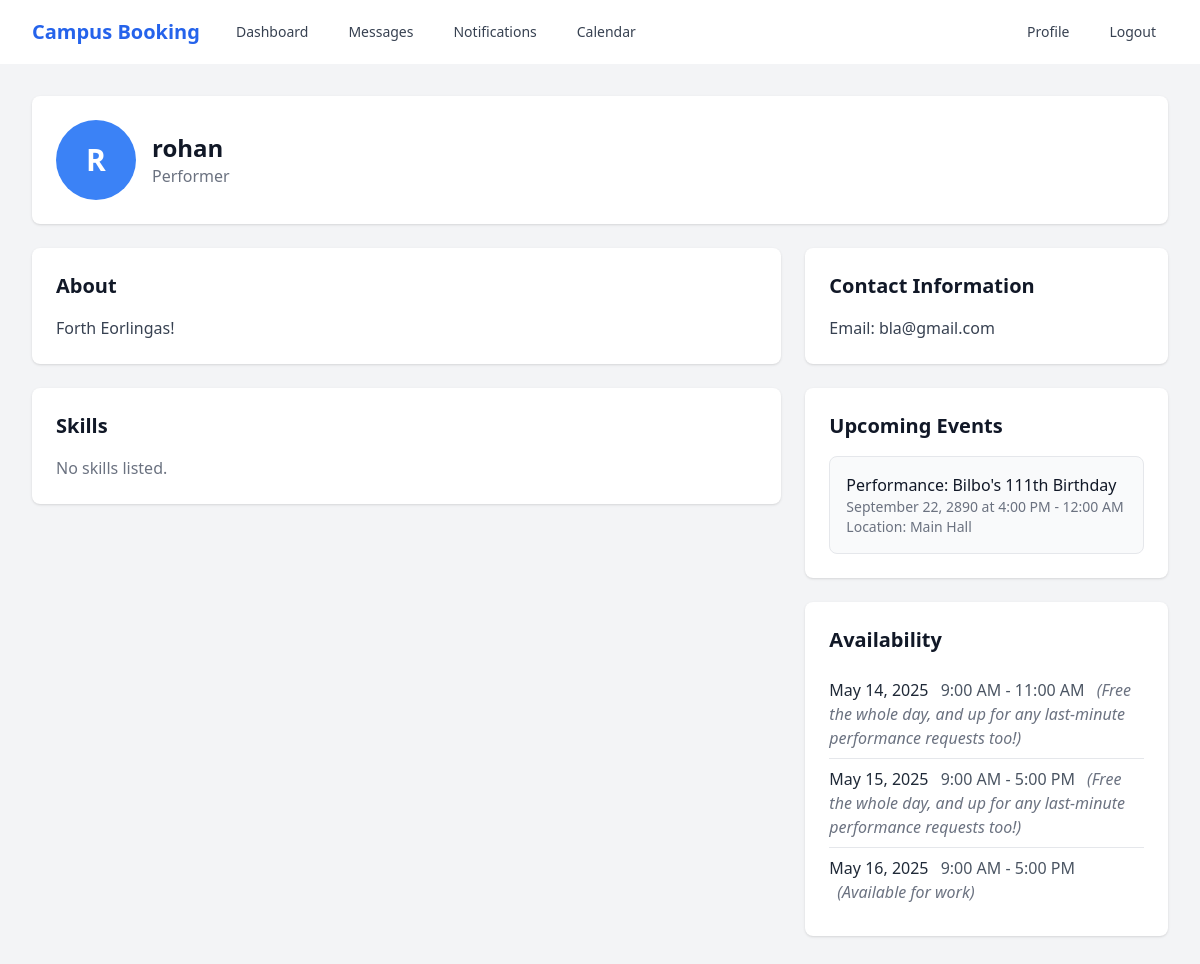
Screenshot of /accounts/user/rohan/ (signed in) with the database file from the repository.
### accounts/models.py (models this page shows, shortened)
class Profile(models.Model):
    ROLE_CHOICES = (
        ('performer', 'Performer'),
        ('organizer', 'Organizer'),
    )
    user = models.OneToOneField(User, on_delete=models.CASCADE, related_name='profile')
    role = models.CharField(max_length=20, choices=ROLE_CHOICES)
    bio = models.TextField(max_length=500, blank=True)
    email_notifications = models.BooleanField(default=True)
    application_updates = models.BooleanField(default=True)
    show_profile = models.BooleanField(default=True)
    created_at = models.DateTimeField(auto_now_add=True)
    updated_at = models.DateTimeField(auto_now=True)

class CalendarEvent(models.Model):
    EVENT_TYPES = [
        ('performance', 'Performance'),
        ('rehearsal', 'Rehearsal'),
        ('meeting', 'Meeting'),
        ('other', 'Other'),
    ]
    user = models.ForeignKey(User, on_delete=models.CASCADE, related_name='calendar_events')
    title = models.CharField(max_length=200)
    description = models.TextField(blank=True)
    event_type = models.CharField(max_length=20, choices=EVENT_TYPES)
    date = models.DateField()
    start_time = models.TimeField()
    end_time = models.TimeField()
    location = models.CharField(max_length=200, blank=True)
    related_event = models.ForeignKey('home.Event', on_delete=models.SET_NULL, null=True, blank=True, related_name='calendar_events')
    created_at = models.DateTimeField(auto_now_add=True)
    updated_at = models.DateTimeField(auto_now=True)
    class Meta:
        ordering = ['date', 'start_time']

### home/models.py (models this page shows, shortened)
class Availability(models.Model):
    user = models.ForeignKey(User, on_delete=models.CASCADE, related_name='availabilities')
    date = models.DateField()
    start_time = models.TimeField()
    end_time = models.TimeField()
    note = models.CharField(max_length=255, blank=True)
    created_at = models.DateTimeField(auto_now_add=True)
    updated_at = models.DateTimeField(auto_now=True)
    class Meta:
        unique_together = ('user', 'date', 'start_time', 'end_time')
        ordering = ['date', 'start_time']

### accounts/views.py (the view)
# urls.py: path('user/<str:username>/', views.user_profile, name='user_profile'),
@login_required
def user_profile(request, username):
    profile_user = get_object_or_404(User, username=username)
    availabilities = Availability.objects.filter(user=profile_user)
    calendar_events = CalendarEvent.objects.filter(
        user=profile_user,
        date__gte=timezone.now().date()
    )
    upcoming_events = list(calendar_events)
    if hasattr(profile_user, 'profile') and profile_user.profile.role == 'organizer':
        org_events = Event.objects.filter(
            organizer=profile_user,
            date__gte=timezone.now().date(),
            status='published'
        )
        for event in org_events:
            if not any(getattr(e, 'related_event_id', None) == event.id for e in calendar_events):
                upcoming_events.append(SimpleNamespace(
                    title=event.title,
                    date=event.date,
                    start_time=event.start_time,
                    end_time=event.end_time,
                    location=getattr(event, 'venue', None),
                ))
    else:
        accepted_applications = EventApplication.objects.filter(
            performer=profile_user,
            status='accepted',
            event__date__gte=timezone.now().date()
        ).select_related('event')
        performer_events = [app.event for app in accepted_applications]
        for event in performer_events:
            if not any(getattr(e, 'related_event_id', None) == event.id for e in calendar_events):
                upcoming_events.append(SimpleNamespace(
                    title=event.title,
                    date=event.date,
                    start_time=event.start_time,
                    end_time=event.end_time,
                    location=getattr(event, 'venue', None),
                ))
    upcoming_events.sort(key=lambda e: (e.date, e.start_time))
    context = {
        'profile_user': profile_user,
        'availabilities': availabilities,
        'upcoming_events': upcoming_events,
        'now': timezone.now().date(),
    }
    return render(request, 'accounts/user_profile.html', context)

### accounts/templates/accounts/user_profile.html (shortened to what this page needs)
{% extends "base.html" %}
{% block content %}
<div class="min-h-screen bg-gray-100">
    <div class="max-w-7xl mx-auto px-4 sm:px-6 lg:px-8 py-8">
        <div class="bg-white shadow rounded-lg p-6 mb-6">
            <div class="flex items-center space-x-4">
                <div class="w-20 h-20 bg-blue-500 rounded-full flex items-center justify-center text-white text-3xl font-bold">
                    {{ profile_user.username|first|upper }}
                </div>
                <div>
                    <h1 class="text-2xl font-bold text-gray-900">{{ profile_user.username }}</h1>
                    <p class="text-gray-500">{{ profile_user.profile.get_role_display }}</p>
                </div>
            </div>
        </div>
        <div class="grid grid-cols-1 md:grid-cols-3 gap-6">
            <div class="md:col-span-2 space-y-6">
                <div class="bg-white shadow rounded-lg p-6">
                    <h2 class="text-xl font-semibold text-gray-900 mb-4">About</h2>
                    <p class="text-gray-700">{{ profile_user.profile.bio|default:"No bio provided." }}</p>
                </div>
                <div class="bg-white shadow rounded-lg p-6">
                    <h2 class="text-xl font-semibold text-gray-900 mb-4">Skills</h2>
                    <div class="flex flex-wrap gap-2">
                        {% for skill in profile_user.profile.skills.all %}
                        <span class="px-3 py-1 bg-blue-100 text-blue-800 rounded-full text-sm">{{ skill.name }}</span>
                        {% empty %}
                        <p class="text-gray-500">No skills listed.</p>
                        {% endfor %}
                    </div>
                </div>
            </div>
            <div class="space-y-6">
                <div class="bg-white shadow rounded-lg p-6">
                    <h2 class="text-xl font-semibold text-gray-900 mb-4">Contact Information</h2>
                    <div class="space-y-2">
                        <p class="text-gray-700">
                            <span class="font-medium">Email:</span> {{ profile_user.email }}
                        </p>
                    </div>
                </div>
                <div class="bg-white shadow rounded-lg p-6">
                    <h2 class="text-xl font-semibold text-gray-900 mb-4">Upcoming Events</h2>
                    {% if upcoming_events %}
                        <div class="space-y-4">
                            {% for event in upcoming_events %}
                                <div class="border border-gray-200 rounded-lg p-4 bg-gray-50">
                                    <h3 class="font-medium text-gray-900">{{ event.title }}</h3>
                                    <p class="text-sm text-gray-500">
                                        {{ event.date|date:"F j, Y" }} at {{ event.start_time|time:"g:i A" }} - {{ event.end_time|time:"g:i A" }}
                                    </p>
                                    {% if event.location %}
                                        <p class="text-sm text-gray-500">Location: {{ event.location }}</p>
                                    {% endif %}
                                </div>
                            {% endfor %}
                        </div>
                    {% else %}
                        <p class="text-gray-500">No upcoming events</p>
                    {% endif %}
                </div>
                <div class="bg-white shadow rounded-lg p-6">
                    <h2 class="text-xl font-semibold text-gray-900 mb-4">Availability</h2>
                    {% if availabilities %}
                        <ul class="divide-y divide-gray-200">
                            {% for avail in availabilities %}
                            <li class="py-2">
                                <span class="font-medium text-gray-800">{{ avail.date|date:"F j, Y" }}</span>
                                <span class="ml-2 text-gray-600">{{ avail.start_time|time:"g:i A" }} - {{ avail.end_time|time:"g:i A" }}</span>
                                {% if avail.note %}<span class="ml-2 text-gray-500 italic">({{ avail.note }})</span>{% endif %}
                            </li>
                            {% endfor %}
                        </ul>
                    {% else %}
                        <p class="text-gray-500">No availability listed</p>
                    {% endif %}
                </div>
            </div>
        </div>
    </div>
</div>
{% endblock %}

### templates/base.html (style rules this page uses)
:root { color-scheme: light; }
body { @apply bg-gray-50 text-gray-900; }
.bg-white { @apply bg-white; }
.text-gray-700 { @apply text-gray-700; }
.shadow { @apply shadow-gray-200; }

### rows the page displays
CalendarEvent: title "Performance: Bilbo's 111th Birthday", date "September 22, 2890", start_time "4:00 PM", end_time "12:00 AM", location "Main Hall"
Availability: date "May 14, 2025", start_time "9:00 AM", end_time "11:00 AM", note "Free the whole day, and up for any last-minute performance requests too!"
Availability: date "May 15, 2025", start_time "9:00 AM", end_time "5:00 PM", note "Free the whole day, and up for any last-minute performance requests too!"
Availability: date "May 16, 2025", start_time "9:00 AM", end_time "5:00 PM", note "Available for work"

### other values shown
{{ profile_user.username|first|upper }} "R"
{{ profile_user.username }} "rohan"
{{ profile_user.profile.get_role_display }} "Performer"
{{ profile_user.profile.bio|default:"No bio provided." }} "Forth Eorlingas!"
{{ profile_user.email }} "bla@gmail.com"
